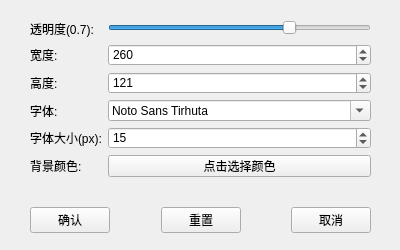
<?xml version="1.0" encoding="UTF-8"?>
<ui version="4.0">
 <class>Setting</class>
 <widget class="QWidget" name="Setting">
  <property name="geometry">
   <rect>
    <x>0</x>
    <y>0</y>
    <width>400</width>
    <height>250</height>
   </rect>
  </property>
  <property name="contextMenuPolicy">
   <enum>Qt::CustomContextMenu</enum>
  </property>
  <property name="windowTitle">
   <string>Setting</string>
  </property>
  <property name="windowIcon">
   <iconset>
    <normaloff>icon.png</normaloff>icon.png</iconset>
  </property>
  <property name="whatsThis">
   <string/>
  </property>
  <property name="autoFillBackground">
   <bool>false</bool>
  </property>
  <widget class="QWidget" name="formLayoutWidget">
   <property name="geometry">
    <rect>
     <x>30</x>
     <y>20</y>
     <width>341</width>
     <height>157</height>
    </rect>
   </property>
   <layout class="QFormLayout" name="formLayout">
    <item row="0" column="0">
     <widget class="QLabel" name="label">
      <property name="text">
       <string>透明度(0.7):</string>
      </property>
     </widget>
    </item>
    <item row="1" column="0">
     <widget class="QLabel" name="label_2">
      <property name="text">
       <string>宽度:</string>
      </property>
     </widget>
    </item>
    <item row="1" column="1">
     <widget class="QSpinBox" name="width_value">
      <property name="maximum">
       <number>9999</number>
      </property>
      <property name="value">
       <number>260</number>
      </property>
     </widget>
    </item>
    <item row="2" column="0">
     <widget class="QLabel" name="label_3">
      <property name="text">
       <string>高度:</string>
      </property>
     </widget>
    </item>
    <item row="2" column="1">
     <widget class="QSpinBox" name="height_value">
      <property name="maximum">
       <number>9999</number>
      </property>
      <property name="value">
       <number>121</number>
      </property>
     </widget>
    </item>
    <item row="3" column="0">
     <widget class="QLabel" name="label_4">
      <property name="text">
       <string>字体:</string>
      </property>
     </widget>
    </item>
    <item row="3" column="1">
     <widget class="QFontComboBox" name="font_text">
      <property name="currentIndex">
       <number>275</number>
      </property>
     </widget>
    </item>
    <item row="4" column="0">
     <widget class="QLabel" name="label_5">
      <property name="text">
       <string>字体大小(px):</string>
      </property>
     </widget>
    </item>
    <item row="4" column="1">
     <widget class="QSpinBox" name="fontsize_value">
      <property name="value">
       <number>15</number>
      </property>
     </widget>
    </item>
    <item row="5" column="0">
     <widget class="QLabel" name="background_color">
      <property name="text">
       <string>背景颜色:</string>
      </property>
     </widget>
    </item>
    <item row="5" column="1">
     <widget class="QPushButton" name="color_btn">
      <property name="text">
       <string>点击选择颜色</string>
      </property>
     </widget>
    </item>
    <item row="0" column="1">
     <widget class="QSlider" name="opacity_value">
      <property name="minimum">
       <number>0</number>
      </property>
      <property name="maximum">
       <number>100</number>
      </property>
      <property name="value">
       <number>70</number>
      </property>
      <property name="orientation">
       <enum>Qt::Horizontal</enum>
      </property>
     </widget>
    </item>
   </layout>
  </widget>
  <widget class="QWidget" name="horizontalLayoutWidget">
   <property name="geometry">
    <rect>
     <x>30</x>
     <y>200</y>
     <width>341</width>
     <height>41</height>
    </rect>
   </property>
   <layout class="QHBoxLayout" name="horizontalLayout">
    <item>
     <widget class="QPushButton" name="ok_btn">
      <property name="text">
       <string>确认</string>
      </property>
     </widget>
    </item>
    <item>
     <spacer name="horizontalSpacer_2">
      <property name="orientation">
       <enum>Qt::Horizontal</enum>
      </property>
      <property name="sizeHint" stdset="0">
       <size>
        <width>40</width>
        <height>20</height>
       </size>
      </property>
     </spacer>
    </item>
    <item>
     <widget class="QPushButton" name="reset_btn">
      <property name="text">
       <string>重置</string>
      </property>
     </widget>
    </item>
    <item>
     <spacer name="horizontalSpacer">
      <property name="orientation">
       <enum>Qt::Horizontal</enum>
      </property>
      <property name="sizeHint" stdset="0">
       <size>
        <width>40</width>
        <height>20</height>
       </size>
      </property>
     </spacer>
    </item>
    <item>
     <widget class="QPushButton" name="cancel_btn">
      <property name="text">
       <string>取消</string>
      </property>
     </widget>
    </item>
   </layout>
  </widget>
 </widget>
 <resources/>
 <connections/>
</ui>
